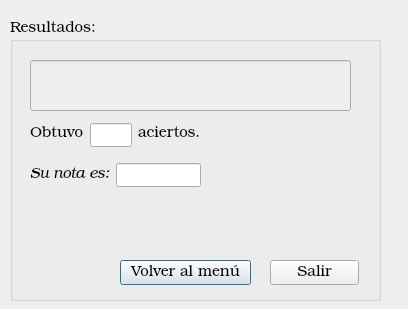
<?xml version="1.0" encoding="UTF-8"?>
<ui version="4.0">
 <class>aciertos</class>
 <widget class="QDialog" name="aciertos">
  <property name="geometry">
   <rect>
    <x>0</x>
    <y>0</y>
    <width>408</width>
    <height>309</height>
   </rect>
  </property>
  <property name="windowTitle">
   <string>Agility</string>
  </property>
  <widget class="QGroupBox" name="groupBox">
   <property name="geometry">
    <rect>
     <x>10</x>
     <y>20</y>
     <width>371</width>
     <height>281</height>
    </rect>
   </property>
   <property name="font">
    <font>
     <family>URW Bookman L</family>
     <pointsize>11</pointsize>
     <weight>9</weight>
     <italic>false</italic>
     <bold>false</bold>
    </font>
   </property>
   <property name="styleSheet">
    <string notr="true">font: 75 11pt &quot;URW Bookman L&quot;;</string>
   </property>
   <property name="title">
    <string>Resultados:</string>
   </property>
   <widget class="QWidget" name="layoutWidget">
    <property name="geometry">
     <rect>
      <x>20</x>
      <y>140</y>
      <width>171</width>
      <height>30</height>
     </rect>
    </property>
    <layout class="QHBoxLayout" name="horizontalLayout">
     <item>
      <widget class="QLabel" name="label_3">
       <property name="font">
        <font>
         <family>URW Bookman L</family>
         <pointsize>11</pointsize>
         <weight>9</weight>
         <italic>true</italic>
         <bold>false</bold>
        </font>
       </property>
       <property name="styleSheet">
        <string notr="true">font: 75 italic 11pt &quot;URW Bookman L&quot;;</string>
       </property>
       <property name="text">
        <string>Su nota es:</string>
       </property>
      </widget>
     </item>
     <item>
      <widget class="QLineEdit" name="valor">
       <property name="readOnly">
        <bool>true</bool>
       </property>
      </widget>
     </item>
    </layout>
   </widget>
   <widget class="QWidget" name="layoutWidget">
    <property name="geometry">
     <rect>
      <x>20</x>
      <y>100</y>
      <width>171</width>
      <height>30</height>
     </rect>
    </property>
    <layout class="QHBoxLayout" name="horizontalLayout_2">
     <item>
      <widget class="QLabel" name="label">
       <property name="text">
        <string>&lt;html&gt;&lt;head/&gt;&lt;body&gt;&lt;p&gt;Obtuvo&lt;/p&gt;&lt;/body&gt;&lt;/html&gt;</string>
       </property>
      </widget>
     </item>
     <item>
      <widget class="QLineEdit" name="ac">
       <property name="readOnly">
        <bool>true</bool>
       </property>
      </widget>
     </item>
     <item>
      <widget class="QLabel" name="label_2">
       <property name="text">
        <string>&lt;html&gt;&lt;head/&gt;&lt;body&gt;&lt;p&gt;aciertos.&lt;/p&gt;&lt;/body&gt;&lt;/html&gt;</string>
       </property>
      </widget>
     </item>
    </layout>
   </widget>
   <widget class="QLineEdit" name="panel">
    <property name="geometry">
     <rect>
      <x>20</x>
      <y>40</y>
      <width>321</width>
      <height>51</height>
     </rect>
    </property>
    <property name="styleSheet">
     <string notr="true">color: rgb(204, 0, 0);
border-color: rgb(238, 238, 236);
background-color: rgb(238, 238, 236);</string>
    </property>
    <property name="readOnly">
     <bool>true</bool>
    </property>
   </widget>
   <widget class="QPushButton" name="volvermenu">
    <property name="geometry">
     <rect>
      <x>110</x>
      <y>240</y>
      <width>131</width>
      <height>25</height>
     </rect>
    </property>
    <property name="styleSheet">
     <string notr="true">font: 75 italic 11pt &quot;URW Bookman L&quot;;</string>
    </property>
    <property name="text">
     <string>Volver al menú</string>
    </property>
   </widget>
   <widget class="QPushButton" name="salir">
    <property name="geometry">
     <rect>
      <x>260</x>
      <y>240</y>
      <width>89</width>
      <height>25</height>
     </rect>
    </property>
    <property name="styleSheet">
     <string notr="true">font: 75 italic 11pt &quot;URW Bookman L&quot;;</string>
    </property>
    <property name="text">
     <string>Salir</string>
    </property>
   </widget>
  </widget>
 </widget>
 <resources/>
 <connections/>
</ui>
